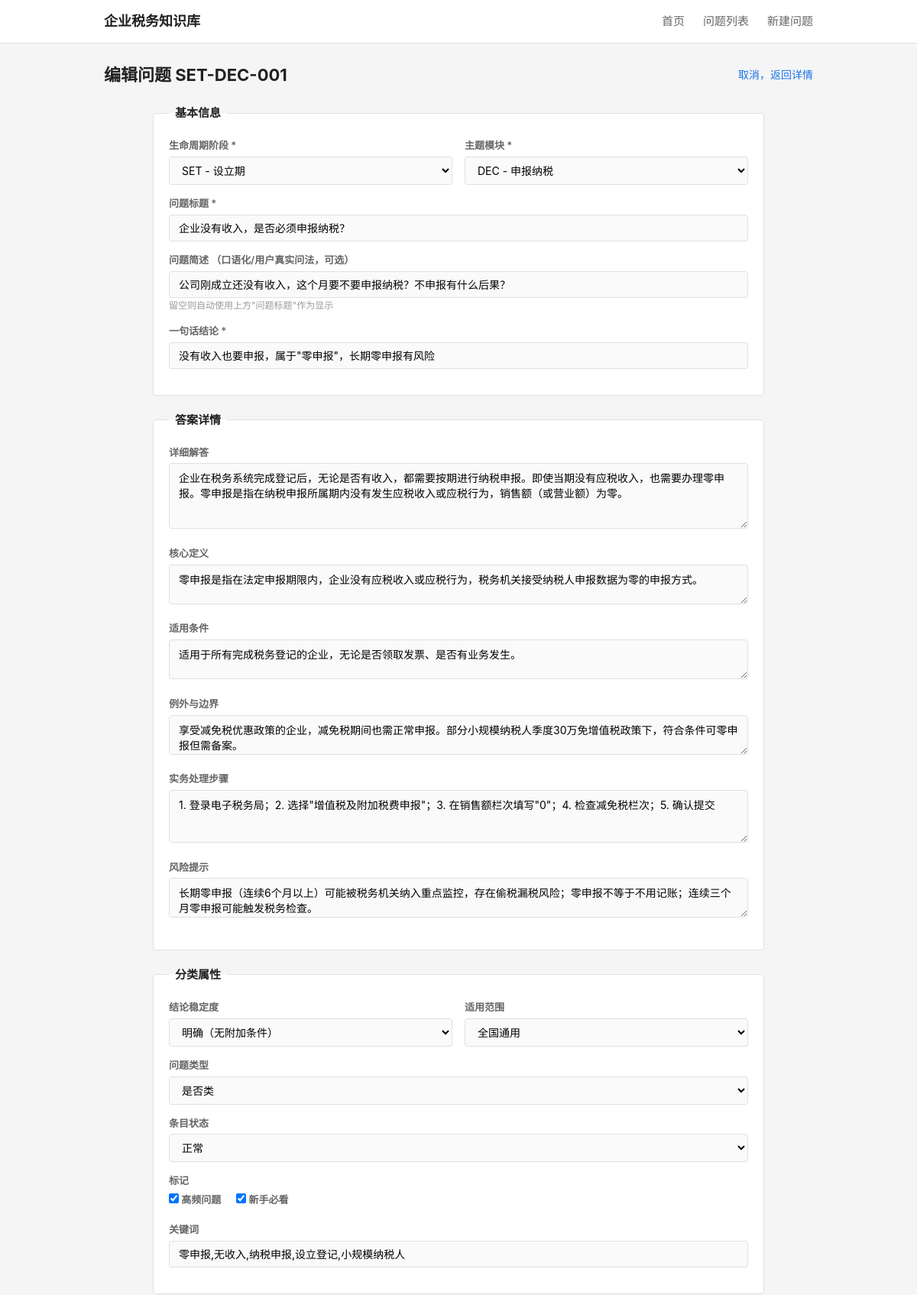
Screenshot of /question/SET-DEC-001/edit (signed in, upper part) with the database file from the repository.
### tables this page shows
CREATE TABLE question_master (
    id              INTEGER PRIMARY KEY AUTOINCREMENT,
    question_code   TEXT NOT NULL UNIQUE,
    question_title  TEXT NOT NULL,
    question_plain  TEXT NOT NULL,

    -- 分类
    stage_code      TEXT NOT NULL,
    module_code     TEXT NOT NULL,
    question_type   TEXT NOT NULL,

    -- 答案
    one_line_answer TEXT NOT NULL,
    detailed_answer TEXT,
    core_definition TEXT,

    -- 条件与边界
    applicable_conditions TEXT,
    exceptions_boundary   TEXT,

    -- 实务
    practical_steps TEXT,
    risk_warning    TEXT,

    -- 适用范围
    scope_level     TEXT NOT NULL DEFAULT 'scope_national',
    local_region    TEXT,

    -- 确定性
    answer_certainty TEXT NOT NULL DEFAULT 'certain_clear',

    -- 元数据
    keywords        TEXT,
    high_frequency_flag INTEGER NOT NULL DEFAULT 0,
    newbie_flag     INTEGER NOT NULL DEFAULT 0,

    -- 版本管理
    status          TEXT NOT NULL DEFAULT 'draft',
    version_no      INTEGER NOT NULL DEFAULT 1,

    -- 审计字段
    created_at      TEXT NOT NULL DEFAULT (datetime('now')),
    updated_at      TEXT NOT NULL DEFAULT (datetime('now'))
);

CREATE TABLE tag_dict (
    id              INTEGER PRIMARY KEY AUTOINCREMENT,
    tag_code        TEXT NOT NULL UNIQUE,
    tag_name        TEXT NOT NULL,
    tag_category    TEXT,
    parent_id       INTEGER,
    display_order   INTEGER NOT NULL DEFAULT 1,
    status          TEXT NOT NULL DEFAULT 'active',

    FOREIGN KEY (parent_id) REFERENCES tag_dict(id) ON DELETE SET NULL
);

### backend/app.py (the view, shortened to what this page needs)
    @app.route('/question/<question_code>/edit', methods=['GET', 'POST'])
    @admin_required
    def edit_question(question_code):
        from services.question_service import QuestionService
        svc = QuestionService()
        detail = svc.get_question_detail(question_code)
        if not detail:
            return "问题不存在", 404
        stages = svc.get_stages()
        modules = svc.get_modules()
        all_tags = svc.get_all_tags()
        business_tags = [t for t in all_tags if t['tag_category'] == 'business']
        all_policies = svc.get_all_policies()
        return render_template('edit_question.html',
                               detail=detail, stages=stages, modules=modules,
                               all_tags=all_tags, business_tags=business_tags,
                               all_policies=all_policies)

### backend/services/question_service.py (called while the page is built)
    def _query(self, sql, params=None):
        conn = sqlite3.connect(self.db_path)
        conn.execute("PRAGMA foreign_keys = ON")
        conn.row_factory = sqlite3.Row
        cur = conn.cursor()
        if params:
            cur.execute(sql, params)
        else:
            cur.execute(sql)
        rows = cur.fetchall()
        conn.close()
        return [dict(r) for r in rows]

    def _query_one(self, sql, params=None):
        rows = self._query(sql, params)
        return rows[0] if rows else None

    def get_stages(self):
        return self._query("""
            SELECT tag_code, tag_name
            FROM tag_dict
            WHERE tag_category = 'stage'
            ORDER BY display_order
        """)

    def get_modules(self):
        return self._query("""
            SELECT tag_code, tag_name
            FROM tag_dict
            WHERE tag_category = 'module'
            ORDER BY display_order
        """)

    def get_all_tags(self):
        return self._query("""
            SELECT tag_code, tag_name, tag_category
            FROM tag_dict
            WHERE status = 'active'
            ORDER BY tag_category, display_order
        """)

    def get_all_policies(self):
        return self._query("""
            SELECT id, policy_code, policy_name, document_no, policy_level, current_status
            FROM policy_basis
            ORDER BY policy_level, policy_name
        """)

### frontend/templates/edit_question.html (shortened to what this page needs)
{% extends "base.html" %}
{% block main %}
<div class="page-header">
    <h1>编辑问题 <span class="code-badge">{{ detail.question_code }}</span></h1>
    <a href="/question/{{ detail.question_code }}" class="back-link">取消，返回详情</a>
</div>
<form action="/question/{{ detail.question_code }}/edit" method="POST" class="question-form">
    <fieldset class="form-fieldset">
        <legend>基本信息</legend>
        <div class="form-row">
            <div class="form-group">
                <label for="stage_code">生命周期阶段 *</label>
                <select name="stage_code" id="stage_code" required>
                    {% for s in stages %}
                    <option value="{{ s.tag_code }}" {% if s.tag_code == detail.stage_code %}selected{% endif %}>{{ s.tag_code }} - {{ s.tag_name }}</option>
                    {% endfor %}
                </select>
            </div>
            <div class="form-group">
                <label for="module_code">主题模块 *</label>
                <select name="module_code" id="module_code" required>
                    {% for m in modules %}
                    <option value="{{ m.tag_code }}" {% if m.tag_code == detail.module_code %}selected{% endif %}>{{ m.tag_code }} - {{ m.tag_name }}</option>
                    {% endfor %}
                </select>
            </div>
        </div>
        <div class="form-group">
            <label for="question_title">问题标题 *</label>
            <input type="text" name="question_title" id="question_title" required value="{{ detail.question_title }}">
        </div>
        <div class="form-group">
            <label for="question_plain">问题简述 <span class="field-hint-inline">（口语化/用户真实问法，可选）</span></label>
            <input type="text" name="question_plain" id="question_plain" value="{{ detail.question_plain or '' }}">
            <p class="field-hint">留空则自动使用上方"问题标题"作为显示</p>
        </div>
        <div class="form-group">
            <label for="one_line_answer">一句话结论 *</label>
            <input type="text" name="one_line_answer" id="one_line_answer" required value="{{ detail.one_line_answer }}">
        </div>
    </fieldset>
    <fieldset class="form-fieldset">
        <legend>答案详情</legend>
        <div class="form-group">
            <label for="detailed_answer">详细解答</label>
            <textarea name="detailed_answer" id="detailed_answer" rows="4">{{ detail.detailed_answer or '' }}</textarea>
        </div>
        <div class="form-group">
            <label for="core_definition">核心定义</label>
            <textarea name="core_definition" id="core_definition" rows="2">{{ detail.core_definition or '' }}</textarea>
        </div>
        <div class="form-group">
            <label for="applicable_conditions">适用条件</label>
            <textarea name="applicable_conditions" id="applicable_conditions" rows="2">{{ detail.applicable_conditions or '' }}</textarea>
        </div>
        <div class="form-group">
            <label for="exceptions_boundary">例外与边界</label>
            <textarea name="exceptions_boundary" id="exceptions_boundary" rows="2">{{ detail.exceptions_boundary or '' }}</textarea>
        </div>
        <div class="form-group">
            <label for="practical_steps">实务处理步骤</label>
            <textarea name="practical_steps" id="practical_steps" rows="3">{{ detail.practical_steps or '' }}</textarea>
        </div>
        <div class="form-group">
            <label for="risk_warning">风险提示</label>
            <textarea name="risk_warning" id="risk_warning" rows="2">{{ detail.risk_warning or '' }}</textarea>
        </div>
    </fieldset>
    <fieldset class="form-fieldset">
        <legend>分类属性</legend>
        <div class="form-row">
            <div class="form-group">
                <label for="answer_certainty">结论稳定度</label>
                <select name="answer_certainty" id="answer_certainty">
                    <option value="certain_clear" {% if detail.answer_certainty == 'certain_clear' %}selected{% endif %}>明确（无附加条件）</option>
                </select>
            </div>
            <div class="form-group">
                <label for="scope_level">适用范围</label>
                <select name="scope_level" id="scope_level">
                    <option value="scope_national" {% if detail.scope_level == 'scope_national' %}selected{% endif %}>全国通用</option>
                </select>
            </div>
        </div>
        <div class="form-group">
            <label for="question_type">问题类型</label>
                <select name="question_type" id="question_type">
                    <option value="type_whether" {% if detail.question_type == 'type_whether' %}selected{% endif %}>是否类</option>
                </select>
        </div>
        <div class="form-group">
            <label for="status">条目状态</label>
                <select name="status" id="status">
                    <option value="active" {% if detail.status == 'active' %}selected{% endif %}>正常</option>
                </select>
        </div>
        <div class="form-group">
            <label>标记</label>
            <div class="checkbox-group">
                <label class="checkbox-label">
                    <input type="checkbox" name="high_frequency_flag" value="1" {% if detail.high_frequency_flag %}checked{% endif %}> 高频问题
                </label>
                <label class="checkbox-label">
                    <input type="checkbox" name="newbie_flag" value="1" {% if detail.newbie_flag %}checked{% endif %}> 新手必看
                </label>
            </div>
        </div>
        <div class="form-group">
            <label for="keywords">关键词</label>
            <input type="text" name="keywords" id="keywords" value="{{ detail.keywords or '' }}">
        </div>
    </fieldset>
        {% set existing_relations = [] %}
        {% if detail.relations %}
            {% for r in detail.relations %}
                {% set _ = existing_relations.append({'code': r.question_code, 'type': r.relation_type}) %}
            {% endfor %}
        {% endif %}
</form>
{% endblock %}

### frontend/static/css/style.css (style rules this page uses)
:root { --bg: #f5f5f5; --surface: #ffffff; --border: #e0e0e0; --text: #222222; --text-secondary: #666666; --text-light: #999999; --accent: #1a73e8; --accent-hover: #1557b0; --warning-bg: #fff8e1; --warning-border: #ffc107; --exception-bg: #fff3e0; --exception-border: #ff9800; --tag-stage: #e3f2fd; --tag-module: #f3e5f5; --tag-hf: #fce4ec; --tag-newbie: #e8f5e9; --certainty-clear: #c8e6c9; --certainty-condition: #fff9c4; --certainty-dispute: #ffcdd2; }
* { box-sizing: border-box; margin: 0; padding: 0; }
body { font-family: -apple-system, BlinkMacSystemFont, "Segoe UI", Roboto, "Helvetica Neue", Arial, sans-serif; background: var(--bg); color: var(--text); line-height: 1.6; }
a { color: var(--accent); text-decoration: none; }
.page-header { display: flex; align-items: center; justify-content: space-between; margin-bottom: 20px; flex-wrap: wrap; gap: 12px; }
.page-header h1 { font-size: 22px; }
.question-form { max-width: 800px; margin: 0 auto; }
.form-fieldset { border: 1px solid var(--border); border-radius: 4px; padding: 20px; margin-bottom: 20px; background: var(--surface); }
.form-fieldset legend { font-size: 15px; font-weight: 700; color: var(--text); padding: 0 8px; }
.form-group { margin-bottom: 14px; }
.form-row { display: flex; gap: 16px; }
.form-row .form-group { flex: 1; }
.question-form label { display: block; font-size: 13px; font-weight: 600; color: var(--text-secondary); margin-bottom: 4px; }
.question-form input[type="text"], .question-form select, .question-form textarea { width: 100%; padding: 8px 12px; font-size: 14px; border: 1px solid var(--border); border-radius: 4px; outline: none; background: #fafafa; font-family: inherit; }
.question-form textarea { resize: vertical; }
.checkbox-group { display: flex; gap: 20px; }
.checkbox-label { font-size: 14px; font-weight: 400; color: var(--text); display: flex; align-items: center; gap: 6px; cursor: pointer; }
.field-hint { font-size: 12px; color: var(--text-light); margin-bottom: 12px; }
.back-link { font-size: 14px; color: var(--accent); }
.page-header { display: flex; align-items: center; justify-content: space-between; margin-bottom: 20px; }

### rows the page displays
question_master: question_code "SET-DEC-001", stage_code "SET - 设立期", module_code "DEC - 申报纳税", question_title "企业没有收入，是否必须申报纳税？", question_plain "公司刚成立还没有收入，这个月要不要申报纳税？不申报有什么后果？", one_line_answer "没有收入也要申报，属于\"零申报\"，长期零申报有风险", detailed_answer "企业在税务系统完成登记后，无论是否有收入，都需要按期进行纳税申报。即使当期没有应税收入，也需要办理零申报。零申报是指在纳税申报所属期内没有发生应税收入或应税行为，销售额（或营业额）为零。", core_definition "零申报是指在法定申报期限内，企业没有应税收入或应税行为，税务机关接受纳税人申报数据为零的申报方式。", applicable_conditions "适用于所有完成税务登记的企业，无论是否领取发票、是否有业务发生。", exceptions_boundary "享受减免税优惠政策的企业，减免税期间也需正常申报。部分小规模纳税人季度30万免增值税政策下，符合条件可零申报但需备案。", practical_steps "1. 登录电子税务局；2. 选择\"增值税及附加税费申报\"；3. 在销售额栏次填写\"0\"；4. 检查减免税栏次；5. 确认提交", risk_warning "长期零申报（连续6个月以上）可能被税务机关纳入重点监控，存在偷税漏税风险；零申报不等于不用记账；连续三个月零申报可能触发税务检查。", answer_certainty "明确（无附加条件）", scope_level "全国通用", question_type "是否类", status "正常", high_frequency_flag "☑", newbie_flag "☑", keywords "零申报,无收入,纳税申报,设立登记,小规模纳税人"
